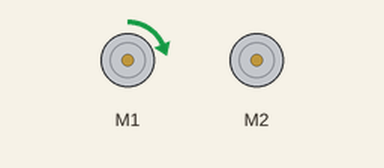
Recording of a sketch running on a simulated Arduino Uno, built with avr-gcc and run on an emulated ATmega328P. On the bench: 2 × DC motor (green arrow = forward, orange = backward, longer = faster). What the sketch prints to the serial monitor is not drawn.

Above: at 0.05 s.
At 0.4 s:
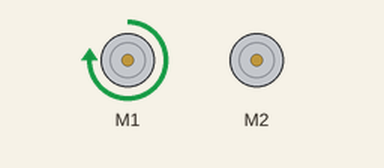
At 0.75 s:
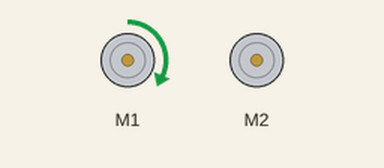
At 1.65 s:
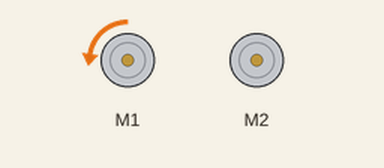
Timing chart, 0 to 3.9 s (numbered marks = the images above):
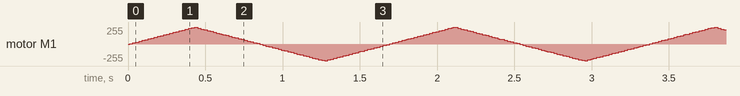

The sketch:

DCMotorTest.ino
```cpp
/*
This is a test sketch for the Adafruit assembled Motor Shield for Arduino v2
It won't work with v1.x motor shields! Only for the v2's with built in PWM
control

For use with the Adafruit Motor Shield v2
---->	http://www.adafruit.com/products/1438
*/

#include <Wire.h>
#include <Adafruit_MotorShield.h>
#include "utility/Adafruit_PWMServoDriver.h"

// Create the motor shield object with the default I2C address
Adafruit_MotorShield AFMS = Adafruit_MotorShield();
// Or, create it with a different I2C address (say for stacking)
// Adafruit_MotorShield AFMS = Adafruit_MotorShield(0x61);

// Select which 'port' M1, M2, M3 or M4. In this case, M1
Adafruit_DCMotor *myMotor = AFMS.getMotor(1);
// You can also make another motor on port M2
Adafruit_DCMotor *myOtherMotor = AFMS.getMotor(2);

void setup() {
  Serial.begin(9600);           // set up Serial library at 9600 bps
  Serial.println("Adafruit Motorshield v2 - DC Motor test!");

  AFMS.begin();  // create with the default frequency 1.6KHz
  //AFMS.begin(1000);  // OR with a different frequency, say 1KHz

  // Set the speed to start, from 0 (off) to 255 (max speed)
  myMotor->setSpeed(150);
  myMotor->run(FORWARD);
  // turn off motor
  myMotor->run(RELEASE);
  // Set the speed to start, from 0 (off) to 255 (max speed)
  myOtherMotor->setSpeed(150);
  myOtherMotor->run(FORWARD);
  // turn off motor
  myOtherMotor->run(RELEASE);
}

int accel = 100;
int vStep = 6;
int timeStep = 1000 / accel;

void loop() {
  uint8_t i;

  Serial.print("tick");

  myMotor->run(FORWARD);
  for (i=0; i<=255-vStep; i+=vStep) {
    myMotor->setSpeed(i);
    delay(timeStep);
  }
  for (i=255; i>=vStep; i-=vStep) {
    myMotor->setSpeed(i);
    delay(timeStep);
  }

  Serial.print("tock");

  myMotor->run(BACKWARD);
  for (i=0; i<=255-vStep; i+=vStep) {
    myMotor->setSpeed(i);
    delay(timeStep);
  }
  for (i=255; i>=vStep; i-=vStep) {
    myMotor->setSpeed(i);
    delay(timeStep);
  }

}
```
